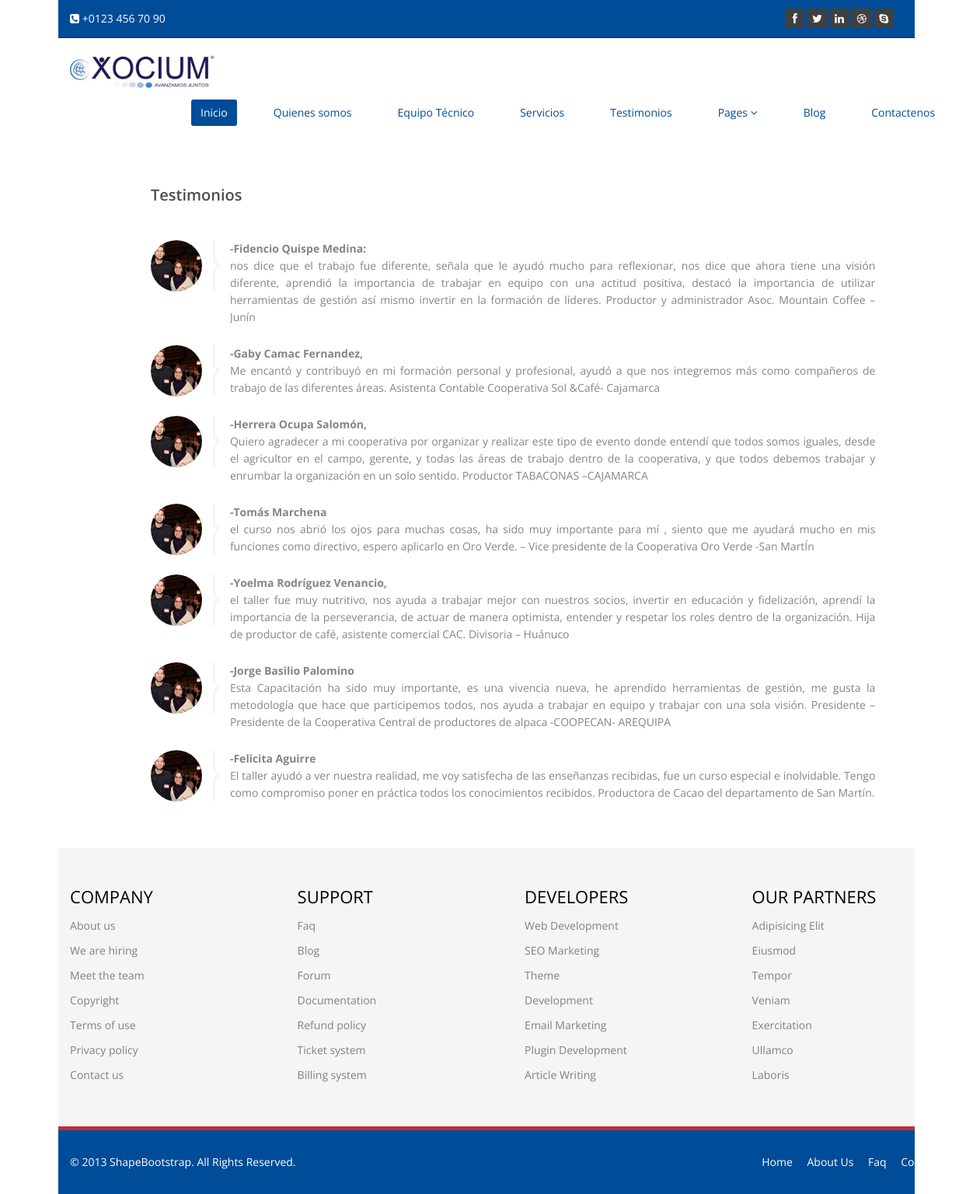
The app's page /index.php/web/testimonios with its own data.
### tables this page shows
CREATE TABLE `testimonio` (
  `id_testimonios` int(11) NOT NULL AUTO_INCREMENT,
  `nombre_testigo` varchar(255) DEFAULT NULL,
  `descripcion` text,
  `foto` varchar(255) DEFAULT NULL,
  `estado` smallint(6) DEFAULT NULL,
  PRIMARY KEY (`id_testimonios`)
);

### application/libraries/Layout.php (called while the page is built, shortened)
<?php if ( ! defined('BASEPATH') ) exit('No direct script access allowed');
class Layout
{
	private $CI;
	public $layout		= 'default';
	public function __construct($layout = 'default')
	{
		$this->CI		=& get_instance();
		$this->layout	= $layout;
	}
	function setLayout($layout)
	{
		$this->layout	= $layout;
	}
	function view($view = null, $data = null, $return = false)
	{
		$layout			= "layouts/{$this->layout}";
		$vista			= (substr($view, 0, 1) == '/' ? $view : "{$this->CI->router->directory}{$this->CI->router->class}/{$view}");
		$load_view		= array('content_for_layout' => $this->CI->load->view($vista, $data, true));
		if ( $return )
			return $this->CI->load->view($layout, $load_view, true);
		else
			$this->CI->load->view($layout, $load_view, false);
	}
}

### application/controllers/Web.php (called while the page is built, shortened)
<?php
class Web extends Base
{
	 public function __construct()
    {
        $this->layout->setLayout('webtpl');
    }
    public function testimonios(){
          $data=$this->all("testimonio");
    	$this->layout->view('testimonios',compact("data"));
    }
}
?>

### index.php (called while the page is built, shortened)
<?php
require_once BASEPATH.'core/CodeIgniter.php';

### application/models/Bases.php (called while the page is built, shortened)
<?php
	class Bases extends CI_Model
	{
	public function all($table){
		$query = $this->db->get_where($table,['estado' =>'0']);
        return $query->result();
	}
	}
?>

### application/controllers/Base.php (called while the page is built, shortened)
<?php
class Base extends CI_Controller
{
    public function all($table){
    		return $this->Model_Base->all($table);
    }
}
?>

### application/views/web/testimonios.php (the view)
<section id="content">
      <div class="container">
          <div class="row">
              <div class="col-xs-12 col-sm-12 wow fadeInDown">
              <div class="col-xs-12 col-sm-12 wow fadeInDown">
                  <div class="testimonial" style="margin-left: 8%;
  margin-right: 8%;    text-align: justify;">
                      <h2>Testimonios</h2>
                      <br>
                      <?php foreach ($data as $key  ) { ?>
                          <div class="media testimonial-inner">
                          <div class="pull-left">
                              <img class="img-responsive img-circle" src="<?php echo $this->config->item('base_archivos_url');?>images/testimonials1.png">
                          </div>
                          <div class="media-body">
                              <span><strong>-<?php echo $key->nombre_testigo; ?></strong> </span>
                              <p style="text"><?php echo $key->descripcion; ?></p>
                          </div>
                       </div>
                      <?php
                          }?>
                  </div>
              </div>
          </div>
      </div>
  </section>

### application/views/layouts/webtpl.php (shortened to what this page needs)
<!DOCTYPE html>
<html lang="en">
<head>
    <link href="<?php echo $this->config->item('base_archivos_url');?>css/bootstrap.min.css" rel="stylesheet">
    <link href="<?php echo $this->config->item('base_archivos_url');?>css/font-awesome.min.css" rel="stylesheet">
    <link href="<?php echo $this->config->item('base_archivos_url');?>css/animate.min.css" rel="stylesheet">
    <link href="<?php echo $this->config->item('base_archivos_url');?>css/prettyPhoto.css" rel="stylesheet">
    <link href="<?php echo $this->config->item('base_archivos_url');?>css/main.css" rel="stylesheet">
    <link href="<?php echo $this->config->item('base_archivos_url');?>css/responsive.css" rel="stylesheet">
</head>
<body class="homepage">
    <header id="header">
        <div class="top-bar">
            <div class="container">
                <div class="row">
                    <div class="col-sm-6 col-xs-4">
                        <div class="top-number"><p><i class="fa fa-phone-square"></i>  +0123 456 70 90</p></div>
                    </div>
                    <div class="col-sm-6 col-xs-8">
                       <div class="social">
                            <ul class="social-share">
                                <li><a href="#"><i class="fa fa-facebook"></i></a></li>
                                <li><a href="#"><i class="fa fa-twitter"></i></a></li>
                                <li><a href="#"><i class="fa fa-linkedin"></i></a></li>
                                <li><a href="#"><i class="fa fa-dribbble"></i></a></li>
                                <li><a href="#"><i class="fa fa-skype"></i></a></li>
                            </ul>
                            <div class="search">
                                <form role="form">
                                    <input type="text" class="search-form" autocomplete="off" placeholder="Search">
                                    <i class="fa fa-search"></i>
                                </form>
                           </div>
                       </div>
                    </div>
                </div>
            </div>
        </div>
        <nav class="navbar navbar-inverse" role="banner">
            <div class="container">
                <div class="navbar-header">
                    <a class="navbar-brand" href="index.html"><img src="<?php echo $this->config->item('base_archivos_url');?>images/xocium.png" alt="logo" style="width:200px;   border: 0px solid;
    border-radius: 5px;"></a>
                </div>
                <div class="collapse navbar-collapse navbar-right">
                    <ul class="nav navbar-nav">
                        <li class="active"><a href="<?php echo base_url();?>">Inicio</a></li>
                        <li><a href="<?php echo base_url();?>web/somos">Quienes somos</a></li>
                        <li><a href="<?php echo base_url();?>web/personal">Equipo Técnico</a></li>
                        <li><a href="<?php echo base_url();?>web/servicios">Servicios</a></li>
                        <li><a href="<?php echo base_url();?>web/testimonios">Testimonios</a></li>
                        <li class="dropdown">
                            <a href="#" class="dropdown-toggle" data-toggle="dropdown">Pages <i class="fa fa-angle-down"></i></a>
                        </li>
                        <li><a href="blog.html">Blog</a></li>
                        <li><a href="<?php echo base_url();?>web/contactenos">Contactenos</a></li>
                    </ul>
                </div>
            </div>
        </nav>
    </header>
   <?php echo $content_for_layout; ?>
    <section id="bottom">
        <div class="container wow fadeInDown" data-wow-duration="1000ms" data-wow-delay="600ms">
            <div class="row">
                <div class="col-md-3 col-sm-6">
                    <div class="widget">
                        <h3>Company</h3>
                        <ul>
                            <li><a href="#">About us</a></li>
                            <li><a href="#">We are hiring</a></li>
                            <li><a href="#">Meet the team</a></li>
                            <li><a href="#">Copyright</a></li>
                            <li><a href="#">Terms of use</a></li>
                            <li><a href="#">Privacy policy</a></li>
                            <li><a href="#">Contact us</a></li>
                        </ul>
                    </div>
                </div>
                <div class="col-md-3 col-sm-6">
                    <div class="widget">
                        <h3>Support</h3>
                        <ul>
                            <li><a href="#">Faq</a></li>
                            <li><a href="#">Blog</a></li>
                            <li><a href="#">Forum</a></li>
                            <li><a href="#">Documentation</a></li>
                            <li><a href="#">Refund policy</a></li>
                            <li><a href="#">Ticket system</a></li>
                            <li><a href="#">Billing system</a></li>
                        </ul>
                    </div>
                </div>
                <div class="col-md-3 col-sm-6">
                    <div class="widget">
                        <h3>Developers</h3>
                        <ul>
                            <li><a href="#">Web Development</a></li>
                            <li><a href="#">SEO Marketing</a></li>
                            <li><a href="#">Theme</a></li>
                            <li><a href="#">Development</a></li>
                            <li><a href="#">Email Marketing</a></li>
                            <li><a href="#">Plugin Development</a></li>
                            <li><a href="#">Article Writing</a></li>
                        </ul>
                    </div>
                </div>
                <div class="col-md-3 col-sm-6">
                    <div class="widget">
                        <h3>Our Partners</h3>
                        <ul>
                            <li><a href="#">Adipisicing Elit</a></li>
                            <li><a href="#">Eiusmod</a></li>
                            <li><a href="#">Tempor</a></li>
                            <li><a href="#">Veniam</a></li>
                            <li><a href="#">Exercitation</a></li>
                            <li><a href="#">Ullamco</a></li>
                            <li><a href="#">Laboris</a></li>
                        </ul>
                    </div>
                </div>
            </div>
        </div>
    </section>
    <footer id="footer" class="midnight-blue">
        <div class="container">
            <div class="row">
                <div class="col-sm-6">
                    &copy; 2013 <a target="_blank" href="http://shapebootstrap.net/" title="Free Twitter Bootstrap WordPress Themes and HTML templates">ShapeBootstrap</a>. All Rights Reserved.
                </div>
                <div class="col-sm-6">
                    <ul class="pull-right">
                        <li><a href="#">Home</a></li>
                        <li><a href="#">About Us</a></li>
                        <li><a href="#">Faq</a></li>
                        <li><a href="#">Contact Us</a></li>
                    </ul>
                </div>
            </div>
        </div>
    </footer>
</body>
</html>

### public/css/main.css (style rules this page uses)
body { background: #fff; font-family: 'Open Sans', sans-serif; color:#4e4e4e; line-height: 22px; margin-left:6%; margin-right: 6%; }
h1, h2, h3, h4, h5, h6 { font-weight: 600; font-family: 'Open Sans', sans-serif; color:#4e4e4e; }
h2 { font-size: 20px; }
h3 { font-size: 16px; color: #787878; font-weight: 400; line-height: 24px; }
a { color: #c52d2f; -webkit-transition: color 300ms, background-color 300ms; -moz-transition: color 300ms, background-color 300ms; -o-transition: color 300ms, background-color 300ms; transition: color 300ms, background-color 300ms; }
.media>.pull-left { margin-right: 20px; }
body > section { padding: 50px 0; }
#header .search { display: inline-block; }
.navbar>.container .navbar-brand { margin-left: 0; }
.top-bar { padding: 10px 0; background: #004c98; border-bottom: 1px solid #222; line-height: 28px; }
.top-number { color: #fff; }
.top-number p { margin: 0 }
.social { text-align: right; }
.social-share { display: inline-block; list-style: none; padding: 0; margin: 0; }
ul.social-share li { display: inline-block; }
ul.social-share li a { display: inline-block; color: #fff; background: #404040; width: 25px; height: 25px; line-height: 25px; text-align: center; border-radius: 2px; }
.search i { color: #fff; }
input.search-form { background: transparent; border: 0 none; width: 60px; padding: 0 10px; color: #FFF; -webkit-transition: all 400ms; -moz-transition: all 400ms; -ms-transition: all 400ms; -o-transition: all 400ms; transition: all 400ms; }
.navbar-brand { padding: 0; margin:0; }
.navbar { border-radius: 0; margin-bottom: 0; background: #FFFFFF; padding: 15px 0; padding-bottom: 0; }
.navbar-nav { margin-top: 12px; }
.navbar-nav>li { margin-left: 35px; padding-bottom: 28px; }
.navbar-inverse .navbar-nav > li > a { padding: 5px 12px; margin: 0; border-radius: 3px; color: #004c98; line-height: 24px; display: inline-block; }
.navbar-inverse { border: none; }
.navbar-inverse .navbar-brand { font-size: 36px; line-height: 50px; color: #fff; }
.navbar-inverse .navbar-nav > .active > a, .navbar-inverse .navbar-nav > .active > a:hover, .navbar-inverse .navbar-nav > .active > a:focus, .navbar-inverse .navbar-nav > .open > a, .navbar-inverse .navbar-nav > .open > a:hover, .navbar-inverse .navbar-nav > .open > a:focus { background-color: #004c98; color: #fff; }
.navbar-inverse .navbar-collapse, .navbar-inverse .navbar-form { border-top: 0; padding-bottom: 0; }
.testimonial h2 { margin-top: 0; }
.testimonial-inner { color:#858586; font-size: 14px; }
.testimonial-inner .pull-left { border-right: 1px solid #e7e7e7; padding-right: 15px; position: relative; }
.testimonial-inner .pull-left:after { content: ""; position: absolute; width: 9px; height: 9px; top: 50%; margin-top: -5px; background: #FFF; -webkit-transform: rotate(45deg); border: 1px solid #e7e7e7; right: -5px; border-left: 0 none; border-bottom: 0 none; }
.widget { margin-bottom: 60px; padding-left: 0; }
.widget h3 { color: #000; text-transform: uppercase; margin-bottom: 20px; }
#bottom { background: #f5f5f5; border-bottom: 5px solid #c52d2f; font-size: 14px; }
#bottom h3 { margin-top: 0; margin-bottom: 10px; text-transform: uppercase; font-size:22px; color: #000; }
#bottom ul { list-style: none; padding: 0; margin: 0; }
#bottom ul li { display: block; padding: 5px 0; }
#bottom ul li a { color: #808080; }
#bottom .widget { margin-bottom: 0; }
#footer { padding-top: 30px; padding-bottom: 30px; color: #fff; background: #004c98; }
#footer a { color: #fff; }
#footer ul { list-style: none; padding: 0; margin: 0; }
#footer ul > li { display: inline-block; margin-left: 15px; }

### records on screen
testimonio: nombre_testigo "Fidencio Quispe Medina:", descripcion "nos dice que el trabajo fue diferente, señala que le ayudó mucho para reflexionar, nos dice que ahora tiene una visión diferente, aprendió la importancia de trabajar en equipo con una actitud positiva, destacó la importancia de utilizar herramientas de gestión así mismo invertir en la formación de líderes. Productor y administrador Asoc. Mountain Coffee – Junín"
testimonio: nombre_testigo "Gaby Camac Fernandez,", descripcion "Me encantó y contribuyó en mi formación personal y profesional, ayudó a que nos integremos más como compañeros de trabajo de las diferentes áreas. Asistenta Contable Cooperativa Sol &Café- Cajamarca"
testimonio: nombre_testigo "Herrera Ocupa Salomón,", descripcion "Quiero agradecer a mi cooperativa por organizar y realizar este tipo de evento donde entendí que todos somos iguales, desde el agricultor en el campo, gerente, y todas las áreas de trabajo dentro de la cooperativa, y que todos debemos trabajar y enrumbar la organización en un solo sentido. Productor TABACONAS –CAJAMARCA"
testimonio: nombre_testigo "Tomás Marchena", descripcion "el curso nos abrió los ojos para muchas cosas, ha sido muy importante para mí , siento que me ayudará mucho en mis funciones como directivo, espero aplicarlo en Oro Verde. – Vice presidente de la Cooperativa Oro Verde -San MartÍn"
testimonio: nombre_testigo "Yoelma Rodríguez Venancio,", descripcion "el taller fue muy nutritivo, nos ayuda a trabajar mejor con nuestros socios, invertir en educación y fidelización, aprendí la importancia de la perseverancia, de actuar de manera optimista, entender y respetar los roles dentro de la organización. Hija de productor de café, asistente comercial CAC. Divisoria – Huánuco"
testimonio: nombre_testigo "Jorge Basilio Palomino", descripcion "Esta Capacitación ha sido muy importante, es una vivencia nueva, he aprendido herramientas de gestión, me gusta la metodología que hace que participemos todos, nos ayuda a trabajar en equipo y trabajar con una sola visión. Presidente – Presidente de la Cooperativa Central de productores de alpaca -COOPECAN- AREQUIPA"
testimonio: nombre_testigo "Felicita Aguirre", descripcion "El taller ayudó a ver nuestra realidad, me voy satisfecha de las enseñanzas recibidas, fue un curso especial e inolvidable. Tengo como compromiso poner en práctica todos los conocimientos recibidos. Productora de Cacao del departamento de San Martín."
